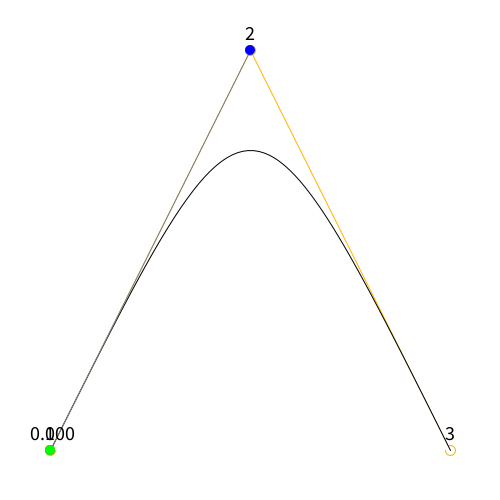
Frame 1 (no input)
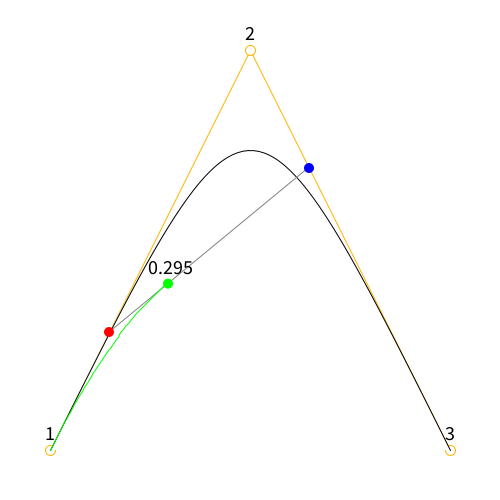
Frame 60 (the mouse pressed at the canvas centre just before this capture)
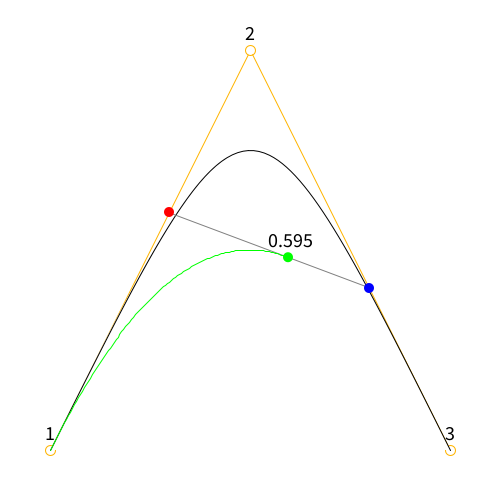
Frame 120 (the mouse held since frame 60 and released just before this capture)

The Processing sketch that drew these frames (run headless with seeded random() and noise(); from frame 60 on, the mouse is pressed at the canvas centre):

// Processing sketch: bezier2
// ── bezier2.pde
class ControlPoint{
  float x,y;
  boolean drag=false;
  ControlPoint(float x, float y) {
    this.x = x;
    this.y = y;
  }
}
ControlPoint cp1,cp2,cp3;

float t = 0;
float speed = 0.005;

ArrayList<ControlPoint> curve =
  new ArrayList<ControlPoint>();

void setup() {
  size(500,500);
  cp1 = new ControlPoint(50,450);
  cp2 = new ControlPoint(250,50);
  cp3 = new ControlPoint(450,450);

  textSize(20);
  textAlign(CENTER);
}

void draw() {
  background(255);
  stroke(255,180,0);
  line(cp1.x,cp1.y,cp2.x,cp2.y);
  line(cp2.x,cp2.y,cp3.x,cp3.y);
  fill(255);
  circle(cp1.x,cp1.y,10);
  circle(cp2.x,cp2.y,10);
  circle(cp3.x,cp3.y,10);
  fill(0);
  text("1",cp1.x,cp1.y-10);
  text("2",cp2.x,cp2.y-10);
  text("3",cp3.x,cp3.y-10);
  fill(255);
  stroke(0);
  bezier(cp1.x,cp1.y,
        cp2.x,cp2.y,
        cp2.x,cp2.y,
        cp3.x,cp3.y);
  // 制御点1,2,3の補間
  float ax = lerp(cp1.x, cp2.x, t);
  float ay = lerp(cp1.y, cp2.y, t);
  float bx = lerp(cp2.x, cp3.x, t);
  float by = lerp(cp2.y, cp3.y, t);
  float cx = lerp(ax, bx, t);
  float cy = lerp(ay, by, t);

  // 補間線
  stroke(128);
  line(ax,ay,bx,by);
  // 補間点
  noStroke();
  fill(255,0,0);
  circle(ax,ay,10);
  fill(0,0,255);
  circle(bx,by,10);
  fill(0,255,0);
  circle(cx,cy,10);
  fill(0);
  text(t,cx,cy-10);

  // ベジェ曲線
  curve.add(new ControlPoint(cx, cy));
  noFill();
  stroke(0,255,0);
  beginShape();
  for (ControlPoint p : curve) {
    vertex(p.x, p.y);
  }
  endShape();

  t += speed;
  if (t > 1) {
    t = 0;
    curve.clear();
  }
}

void mousePressed() {
  float dst1 = dist(cp1.x,cp1.y,mouseX,mouseY);
  float dst2 = dist(cp2.x,cp2.y,mouseX,mouseY);
  float dst3 = dist(cp3.x,cp3.y,mouseX,mouseY);
  cp1.drag = false;
  cp2.drag = false;
  cp3.drag = false;
  if (dst3<=5) cp3.drag = true;
  else if (dst2<=5) cp2.drag = true;
  else if (dst1<=5) cp1.drag = true;
}

void mouseDragged() {
  float mx = mouseX-pmouseX;
  float my = mouseY-pmouseY;
  if (cp1.drag) {
    cp1.x += mx;
    cp1.y += my;
  }
  if (cp2.drag) {
    cp2.x += mx;
    cp2.y += my;
  }
  if (cp3.drag) {
    cp3.x += mx;
    cp3.y += my;
  }
}
